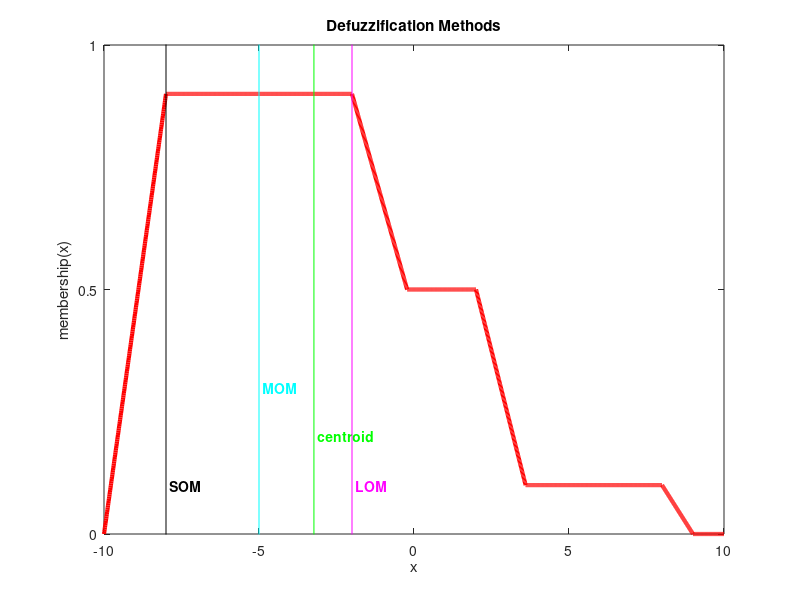

Here is the MATLAB script that generated this plot: (Note: this script raises an error after producing the figure.)
% https://www.mathworks.com/help/fuzzy/examples/defuzzification-methods.html
% Defuzzification methods
% Defuzzification: making a fuzzy quantity crisp.
% Calculation of a crisp value from a fuzzy value
% roughly, defuzzification is correspondening to threshold in crisp set.
% There many defuzzification methods in the literature.
% help defuzz
% Syntax:  out = defuzz(x,mf,type)
% type can be ;
% centroid: centroid of area
% bisector: bisector of area
% mom: mean value of maximum
% som: smallest (absolute) value of maximum
% lom: largest (absolute) value of maximum

clc
close all
%% Part-1 : Defuzzification methods study:
% Also have a look at Defuzzification demo under Fuzzy Logic Toolbox demos
% of MATLAB ("Start/Toolboxes/Fuzzy Logic/Demos/Defuzzification")
gray = 0.7*[1 1 1];
x = -10:0.01:10;
mf1 = trapmf(x,[-10 -8 -2 2]);
mf2 = trapmf(x,[-5 -3 2 4]);
mf3 = trapmf(x,[2 3 8 9]);
mf = max(0.5*mf2,max(0.9*mf1,0.1*mf3));
figure(1)
plot(x,mf,'r','LineWidth',3);
set(gca,'YLim',[-1 1],'YTick',[0 .5 1])
axis([-10 10 0 1])
title('Defuzzification Methods')
xlabel('x')
ylabel('membership(x)')
pause
% 1. Centroid Defuzzification
% Centroid defuzzification returns the center of area under the curve. If
% you think of the area as a plate of equal density, the centroid is the
% point along the x axis about which this shape would balance.
x1 = defuzz(x,mf,'centroid');
h1 = line([x1 x1],[-0.2 1.2],'Color','g');
t1 = text(x1,0.2,' centroid','Color','green','FontWeight','bold');
pause
% 2. Bisector Method
% The bisector is the vertical line that will divide the region into two
% sub-regions of equal area. It is sometimes, but not always coincident with
% the centroid line.
x2 = defuzz(x,mf,'bisector');
h2 = line([x2 x2],[-0.4 1.2],'Color','b');
t2 = text(x2,0.4,' bisector','Color','b','FontWeight','bold');
pause
% 3,4,5. Middle, Smallest, and Largest of Maximum Methods
% MOM, SOM, and LOM stand for Middle, Smallest, and Largest of Maximum,
% respectively. These three methods key off the maximum value assumed by the
% aggregate membership function. In this example, because there is a plateau
% at the maximum value, they are distinct. If the aggregate membership
% function has a unique maximum, then MOM, SOM, and LOM all take on the same
% value.
x3 = defuzz(x,mf,'mom');
x4 = defuzz(x,mf,'som');
x5 = defuzz(x,mf,'lom');
h3 = line([x3 x3],[-0.7 1.2],'Color','c');
t3 = text(x3,0.3,' MOM','Color','c','FontWeight','bold');
h4 = line([x4 x4],[-0.8 1.2],'Color','k');
t4 = text(x4,0.1,' SOM','Color','k','FontWeight','bold');
h5 = line([x5 x5],[-0.6 1.2],'Color','m');
t5 = text(x5,0.1,' LOM','Color','m','FontWeight','bold');
pause
% Which of these methods is the right one? There's no simple answer. 
% But if you want to get started quickly, generally the centroid method is 
% good enough. Later you can always change your defuzzification method to 
% see if another method works better.
h2.Color = gray;
t2.Color = gray;
h3.Color = gray;
t3.Color = gray;
h4.Color = gray;
t4.Color = gray;
h5.Color = gray;
t5.Color = gray;
h1.Color = 'red';
t1.Color = 'red';
pause
%% Part-2 (mostly depends on the Part-1)
gray = 0.7*[1 1 1];
x_sampling= 1000; % sampling period of x
x = 0:1/x_sampling:12;
mf1 = trimf(x,[1 3 5]);
mf2 = trimf(x,[5 7 9]);
mf3 = trapmf(x,[2 4 10 11])*0.5;
subplot(211);plot(x,mf1,x,mf2,x,mf3);
title('Individual MFs')
mf = max(mf2,max(mf1,mf3));
subplot(212);plot(x,mf);
title('Membership Scheme')
pause
x1 = defuzz(x,mf,'centroid');
h1 = line([x1 x1],[-0.2 1.2],'Color','g');
t1 = text(x1,0.2,' centroid','Color','green','FontWeight','bold');
pause
x2 = defuzz(x,mf,'bisector');
h2 = line([x2 x2],[-0.4 1.2],'Color','b');
t2 = text(x2,0.4,' bisector','Color','b','FontWeight','bold');
pause
x3 = defuzz(x,mf,'mom');
x4 = defuzz(x,mf,'som');
x5 = defuzz(x,mf,'lom');
h3 = line([x3 x3],[-0.7 1.2],'Color','c');
t3 = text(x3,0.3,' MOM','Color','c','FontWeight','bold');
h4 = line([x4 x4],[-0.8 1.2],'Color','k');
t4 = text(x4,0.1,' SOM','Color','k','FontWeight','bold');
h5 = line([x5 x5],[-0.6 1.2],'Color','m');
t5 = text(x5,0.1,' LOM','Color','m','FontWeight','bold');
pause

h2.Color = gray;
t2.Color = gray;
h3.Color = gray;
t3.Color = gray;
h4.Color = gray;
t4.Color = gray;
h5.Color = gray;
t5.Color = gray;
h1.Color = 'red';
t1.Color = 'red';
% pass_fuzzy_to_crisp_set(x,mf,x5,x_sampling);
% it can be used in different input values.
